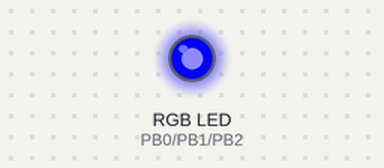
Bench run of a sketch on a simulated ATtiny85, built with avr-gcc and run on an emulated ATtiny85. Parts: an RGB LED mixed from three pins (HIGH = lit).

Above: at 0.16 s.
At 64.92 s:
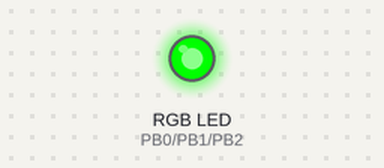
At 129.68 s:
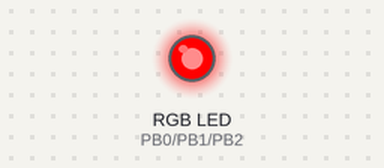
Timing chart, 0 to 130.0 s (numbered marks = the images above):
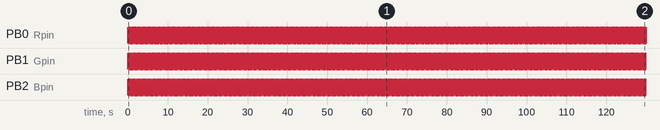

Measured:
- by itself, PB0 (Rpin), PB1 (Gpin), PB2 (Bpin): alternates HIGH for 0.10 s and LOW for 0.10 s
- by itself, everything shown: repeats every 0.99 s, in 3 steps

The sketch:

ATTiny85RGB.ino
```cpp
const int Rpin=0;
const int Gpin=1;
const int Bpin=2;

int state=0;

void setup(){
  pinMode(Rpin,OUTPUT);
  pinMode(Gpin,OUTPUT);
  pinMode(Bpin,OUTPUT);
}

void loop(){

  if (state == 0 || state == 1 || state == 5){
    digitalWrite(Rpin, HIGH);
  }else{
    digitalWrite(Rpin, LOW);
  }

  if (state == 1 || state == 2 || state == 3){
    digitalWrite(Gpin, HIGH);
  }else{
    digitalWrite(Gpin, LOW);
  }

  if (state == 3 || state == 4 || state == 5){
    digitalWrite(Bpin,HIGH);
  }else{
    digitalWrite(Bpin,LOW);
  }

  state++;

  if (state >5){state=0;}

  delay(33);
  //delayMicroseconds(99000);
  /*
  digitalWrite(Rpin,LOW);
  digitalWrite(Gpin,LOW);
  digitalWrite(Bpin,LOW);

  delay(166);
  */
  //delayMicroseconds(000);

}
```
